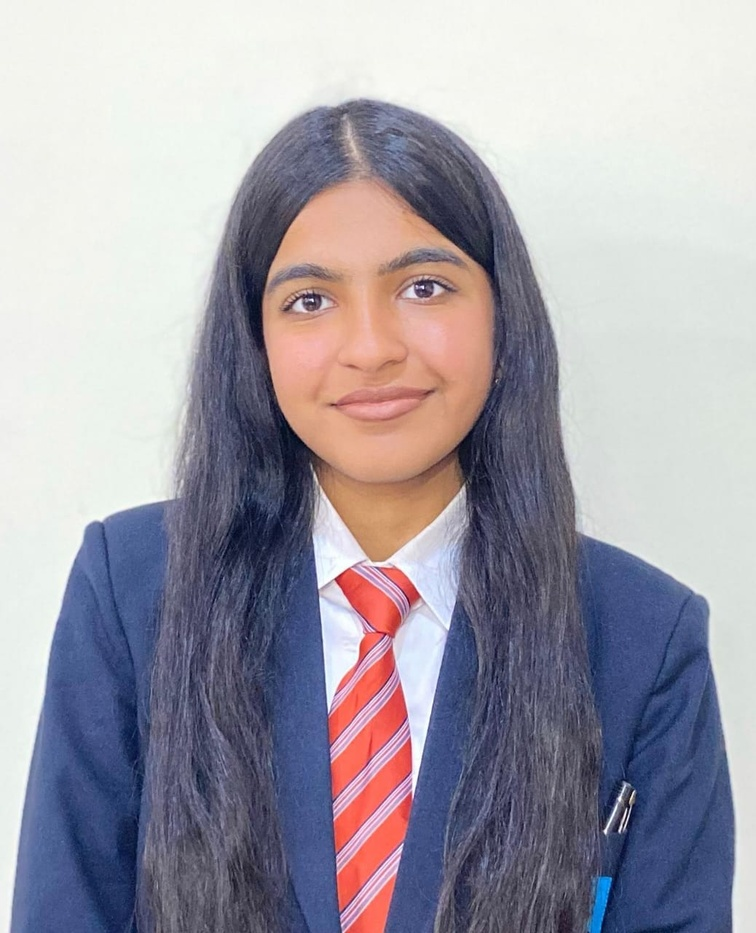
#> input picture test_images/person1.jpg, 756 x 933 px, shrunk from 1038 x 1280 before the run
$ python main.py   (older library calls are emulated)
#> lines starting #> are read from the running program, lines starting #| are printed output that depends on the picture; after the words box and inside, x2 and y2 are one past the last pixel; in counts of white or black regions, pixels touching at a corner belong together
### suspicious_detector.py
import cv2
import numpy as np

def detect_suspicious_patterns(image):
    suspicious_score = 0
    reasons = []

    # Convert to grayscale
    gray = cv2.cvtColor(image, cv2.COLOR_BGR2GRAY)

    # 1. Check for very bright spots (possible lens or reflection)
    bright_pixels = cv2.threshold(gray, 240, 255, cv2.THRESH_BINARY)[1]
    bright_ratio = np.sum(bright_pixels == 255) / bright_pixels.size

    if bright_ratio > 0.02:
        suspicious_score += 1
        reasons.append("⚠️ Unusually bright pixels detected")

    # 2. Check for grid-like patterns (screens)
    sobelx = cv2.Sobel(gray, cv2.CV_64F, 1, 0)
    sobely = cv2.Sobel(gray, cv2.CV_64F, 0, 1)
    edge_strength = np.mean(np.abs(sobelx) + np.abs(sobely))

    if edge_strength > 60:
        suspicious_score += 1
        reasons.append("⚠️ Screen-like edge patterns detected")

    # 3. Check for abnormal contrast
    contrast = gray.std()
    if contrast > 70:
        suspicious_score += 1
        reasons.append("⚠️ High contrast — may indicate artificial light or manipulation")

    return suspicious_score, reasons

### main.py
import cv2
import numpy as np
from suspicious_detector import detect_suspicious_patterns

def load_image(path):
    image = cv2.imread(path)
    if image is None:
        print("❌ Image not found or invalid path.")
        exit()
    return image

def detect_eyes(image):
    gray = cv2.cvtColor(image, cv2.COLOR_BGR2GRAY)
    eye_cascade = cv2.CascadeClassifier(cv2.data.haarcascades + 'haarcascade_eye.xml')
    eyes = eye_cascade.detectMultiScale(gray, scaleFactor=1.1, minNeighbors=5)
    return eyes

def extract_and_enhance_eye(image, eyes):
    for (x, y, w, h) in eyes:
        eye_img = image[y:y+h, x:x+w]
        cv2.imwrite("cropped_eye.png", eye_img)

        # Enhance eye: sharpen and brighten
        kernel = np.array([[0, -1, 0],
                           [-1, 5,-1],
                           [0, -1, 0]])
        sharpened = cv2.filter2D(eye_img, -1, kernel)

        # Increase brightness
        hsv = cv2.cvtColor(sharpened, cv2.COLOR_BGR2HSV)
        h, s, v = cv2.split(hsv)
        v = cv2.add(v, 50)
        final_hsv = cv2.merge((h, s, v))
        bright_eye = cv2.cvtColor(final_hsv, cv2.COLOR_HSV2BGR)

        cv2.imwrite("enhanced_eye.png", bright_eye)
        return bright_eye  # Return enhanced version of the first eye found

    print("❌ No eyes detected.")
    exit()

def main():
    print("🧠 Whispy AI — Lightweight Hidden Camera Reflection Detector")
    image_path = input("📸 Enter path to your face image: ")
#> the answer given: test_images/person1.jpg

    # Step 1: Load image
    image = load_image(image_path)
#> in load_image, image is the input picture: shape (933, 756, 3); mean B, G, R 168.3, 158, 161.6
    print("[📷] Image loaded.")

    # Step 2: Detect and extract eyes
    eyes = detect_eyes(image)
#> in detect_eyes, `gray = cv2.cvtColor(image, cv2.COLOR_BGR2GRAY)`:
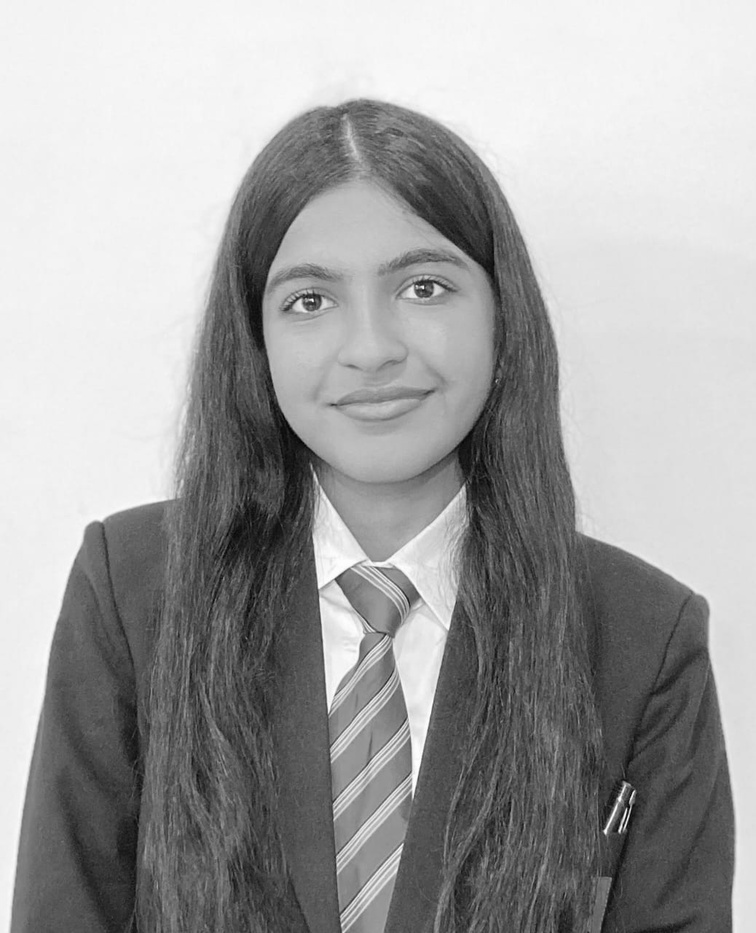
#> gray: shape (933, 756); min 3, max 255, mean 160.3
#> in detect_eyes, `eyes = eye_cascade.detectMultiScale(gray, scaleFactor=1.1, minNeighbor..`: eyes = [[275, 270, 65, 65], [384, 252, 71, 71]]
#> eyes = [[275, 270, 65, 65], [384, 252, 71, 71]]
    if len(eyes) == 0:
        print("❌ No eyes detected.")
        return

    enhanced_eye = extract_and_enhance_eye(image, eyes)
#> the loop in extract_and_enhance_eye, `for (x, y, w, h) in eyes:` made 1 pass
#> (x, y, w, kernel) on pass 1: (275, 270, 65, [[0, -1, 0], [-1, 5, -1], [0, -1, 0]])
#> pass 1, in extract_and_enhance_eye, `eye_img = image[y:y+h, x:x+w]`:
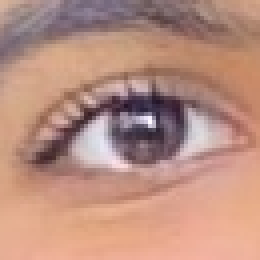
#> eye_img: shape (65, 65, 3) (shown 4 times larger); mean B, G, R 128.7, 143.1, 185.8
#> after the loop in extract_and_enhance_eye, `for (x, y, w, h) in eyes:`: final_hsv: shape (65, 65, 3); mean H, S, V 38.4, 83.5, 225.5
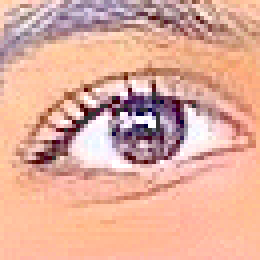
#> enhanced_eye: shape (65, 65, 3) (shown 4 times larger); mean B, G, R 155.7, 172.5, 224.7
    print("[👁️] Eye extracted and saved as 'cropped_eye.png'.")
    print("[✨] Enhanced eye saved as 'enhanced_eye.png'.")

    # Step 3: Detect Suspicious Patterns
    score, reasons = detect_suspicious_patterns(enhanced_eye)
#> in detect_suspicious_patterns, `gray = cv2.cvtColor(image, cv2.COLOR_BGR2GRAY)`:
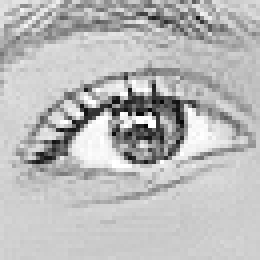
#> gray: shape (65, 65) (shown 4 times larger); min 6, max 255, mean 186.2
#> in detect_suspicious_patterns, `bright_pixels = cv2.threshold(gray, 240, 255, cv2.THRESH_BINARY)[1]`:
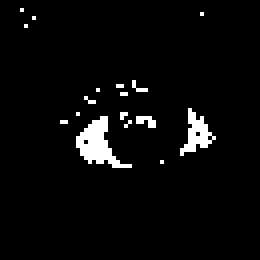
#> bright_pixels: shape (65, 65) (shown 4 times larger); 3.8% white; 17 white regions (15 under 20 px), largest, box (x1, y1, x2, y2) and area: (19, 29, 33, 42) 80, (45, 27, 54, 39) 46
#> in detect_suspicious_patterns, `bright_ratio = np.sum(bright_pixels == 255) / bright_pixels.size`: bright_ratio = 0.0383
#> in detect_suspicious_patterns, `sobelx = cv2.Sobel(gray, cv2.CV_64F, 1, 0)`:
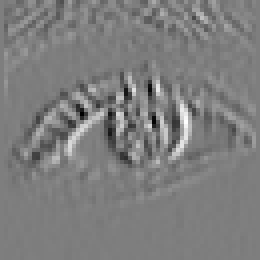
#> sobelx: shape (65, 65) float64 (shown 4 times larger); min -852, max 868, mean -0.6; drawn with min black and max white
#> in detect_suspicious_patterns, `sobely = cv2.Sobel(gray, cv2.CV_64F, 0, 1)`:
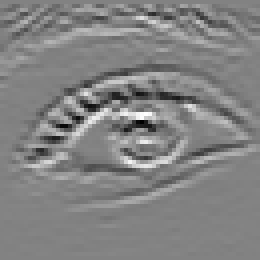
#> sobely: shape (65, 65) float64 (shown 4 times larger); min -907, max 863, mean 3.1; drawn with min black and max white
#> in detect_suspicious_patterns, `edge_strength = np.mean(np.abs(sobelx) + np.abs(sobely))`: edge_strength = 165.9
#> in detect_suspicious_patterns, `contrast = gray.std()`: contrast = 42.97
#> score = 2; reasons = ['⚠️ Unusually bright pixels detected', '⚠️ Screen-like edge patterns detected']

    print(f"\n[🔍] Suspicious Score: {score}")
#| [🔍] Suspicious Score: 2
    for r in reasons:
        print(" -", r)
#> this loop made 2 passes
#|  - ⚠️ Unusually bright pixels detected
#|  - ⚠️ Screen-like edge patterns detected

    if score >= 2:
        print("\n[🚨] Potential risk detected in eye region!")
    else:
        print("\n[✅] Eye appears normal. No suspicious reflections detected.")

if __name__ == "__main__":
    main()
